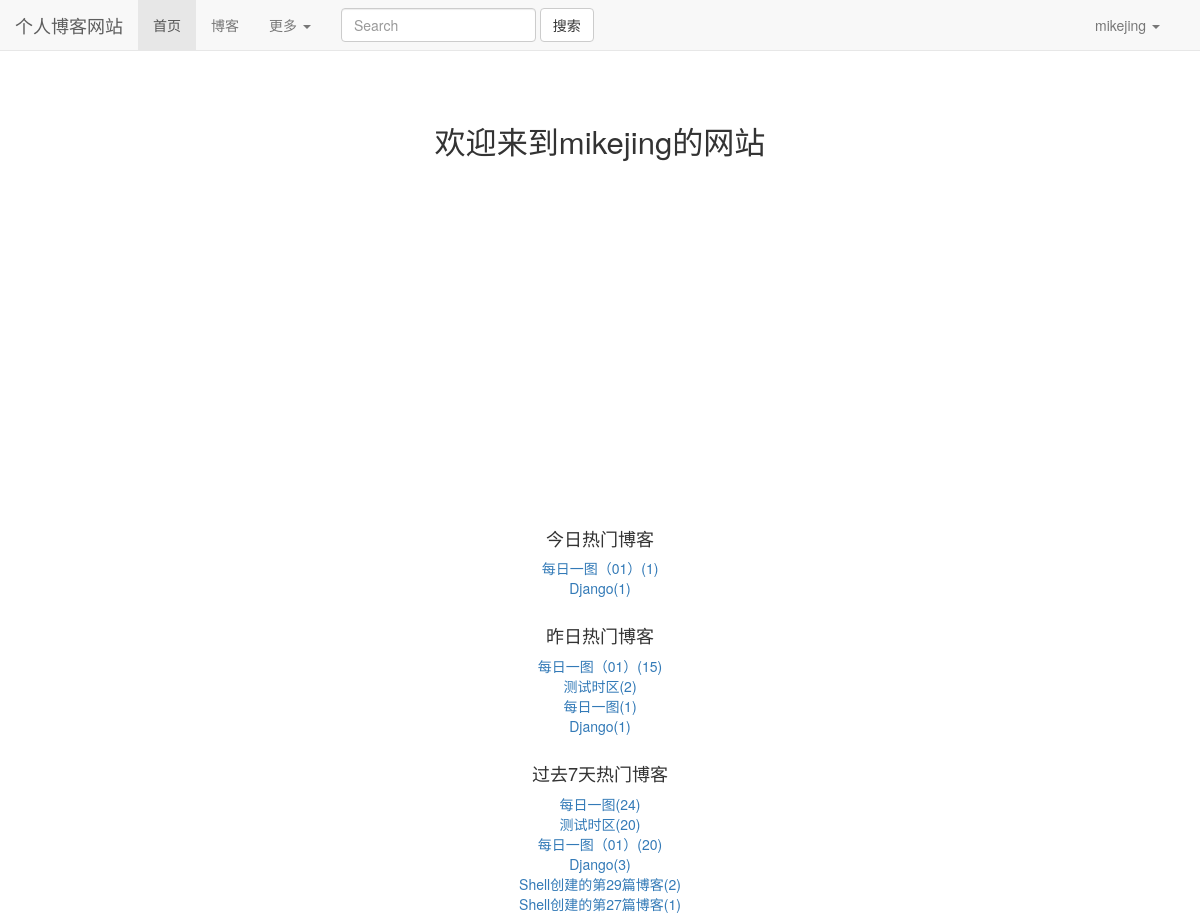
The app's page / (signed in) with its own data.
### read_statistics/models.py (models this page shows)
class ReadNumDetail(models.Model):
    read_date = models.DateField(default=timezone.now)
    read_num = models.IntegerField(default=0)
    content_type = models.ForeignKey(ContentType, on_delete=models.CASCADE)
    object_id = models.PositiveIntegerField()
    content_object = GenericForeignKey('content_type', 'object_id')

### blogs/models.py (models this page shows, shortened)
class Blog(models.Model,ReadNumExtension):
    title = models.CharField(max_length=50)
    blog_type = models.ForeignKey(BlogType, on_delete=models.CASCADE)
    content = RichTextUploadingField()
    author = models.ForeignKey(User, on_delete=models.CASCADE)
    create_time = models.DateTimeField(auto_now_add=True)
    last_update_time = models.DateTimeField(auto_now=True)
    readDetails = GenericRelation(ReadNumDetail)  # 反向关联获取
    class Meta:
        ordering = ['-create_time']

### mkjwebsite/views.py (the view)
# urls.py: 2. Add a URL to urlpatterns:  path('', views.home, name='home')
def home(request):
    contentType = ContentType.objects.get_for_model(Blog)
    context = {}
    dates, counts = get_seven_days_read_statistics(contentType)
    hot_7_days_blogs = cache.get("hot_7_days_blogs")
    if hot_7_days_blogs is None:
        print("没有缓存")
        hot_7_days_blogs = get_seven_hots_read_statistics()
        cache.set('hot_7_days_blogs', hot_7_days_blogs, 3600)
    else:
        print('读取缓存')
    context['seven_read_counts'] = counts
    context['dates'] = dates
    context['todays_hots'] = get_hot_today_read_statistics(contentType)
    context['yesterday_hots'] = get_hot_yestoday_read_statistics(contentType)
    context['seven_read_hots'] = hot_7_days_blogs
    print(context)
    return render(request, 'home.html', context)

### user/forms.py (shortened to what this page needs)
class LoginForm(forms.Form):
    username = forms.CharField(label='用户名',widget=forms.TextInput(attrs={'class':'form-control','placeholder':'请输入用户名'}))
    password = forms.CharField(label='密码', widget=forms.PasswordInput(attrs={'class':'form-control','placeholder':'请输入密码'}))

### mkjwebsite/views.py (called while the page is built)
def get_seven_hots_read_statistics():
    today = timezone.now().date()
    seven_days = today - datetime.timedelta(days=7)
    results = Blog.objects \
        .filter(readDetails__read_date__lt=today, readDetails__read_date__gte=seven_days) \
        .values('id', 'title') \
        .annotate(read_num_sum=Sum('readDetails__read_num')) \
        .order_by("-read_num_sum")
    print('七天数据:%s' % results)
    return results[:7]

### read_statistics/utils.py (called while the page is built)
def get_seven_days_read_statistics(contentType):
    today = timezone.now().date()
    sevens_counts = []
    dates = []
    for i in range(6, -1, -1):
        deltaDate = today - datetime.timedelta(days=i)
        dates.append(deltaDate.strftime("%m-%d"))
        read_details = ReadNumDetail.objects.filter(content_type=contentType, read_date=deltaDate)
        result = read_details.aggregate(read_sum=Sum('read_num'))
        sevens_counts.append(result['read_sum'] or 0)
    return dates, sevens_counts

def get_hot_today_read_statistics(contentType):
    today = timezone.now().date()
    results = ReadNumDetail.objects.filter(content_type=contentType, read_date=today).order_by('-read_num')
    return results[:2]

def get_hot_yestoday_read_statistics(contentType):
    today = timezone.now().date()
    yesterday = today - datetime.timedelta(days=1)
    results = ReadNumDetail.objects.filter(content_type=contentType, read_date=yesterday).order_by('-read_num')
    return results[:7]

### user/context_processors.py (called while the page is built)
def login_modal_form(request):
    return {'login_modal_form': LoginForm()}

### templates/home.html (shortened to what this page needs)
{% extends 'base.html' %}
{% load staticfiles %}
{% block cssstyle %}
    <link rel="stylesheet" href="{% static 'home.css' %}">
{% endblock %}
{% block home_active %}
    active
{% endblock %}
{% block content %}
    <h1 class="content">欢迎来到{{ user.username }}的网站</h1>
    <div id="container"></div>
    <div class="hot_blog">
        <h4>今日热门博客</h4>
        <ul>
            {% for read_detail in todays_hots %}
                <li><a href="{% url 'blogs_module:blog_details' read_detail.object_id %}">{{ read_detail.content_object.title }}({{ read_detail.read_num }})</a></li>
            {% empty %}
                暂无今日热门
            {% endfor %}
        </ul>
    </div>
    <div class="hot_blog">
        <h4>昨日热门博客</h4>
        <ul>
            {% for read_detail in yesterday_hots %}
                <li><a href="{% url 'blogs_module:blog_details' read_detail.object_id %}">{{ read_detail.content_object.title }}({{ read_detail.read_num }})</a></li>
            {% empty %}
                暂无今日热门
            {% endfor %}
        </ul>
    </div>
    <div class="hot_blog">
        <h4>过去7天热门博客</h4>
        <ul>
            {% for blog in seven_read_hots %}
                <li><a href="{% url 'blogs_module:blog_details' blog.id %}">{{ blog.title }}({{ blog.read_num_sum }})</a></li>
            {% empty %}
                暂无今日热门
            {% endfor %}
        </ul>
    </div>
{% endblock %}

### templates/base.html (shortened to what this page needs)
{% load staticfiles %}
<!DOCTYPE html>
<html lang="zh-CN">
<head>
    <link rel="stylesheet" href="{% static 'bootstrap-3.3-1.7-dist/css/bootstrap.min.css' %}">
    <link rel="stylesheet" href="{% static 'base.css' %}">
    {% block cssstyle %}{% endblock %}
</head>
<body>
<nav class="navbar navbar-default navbar-fixed-top">
    <div class="container-fluid">
        <div class="navbar-header">
            <a class="navbar-brand" href="{% url 'home' %}">个人博客网站</a>
        </div>
        <div class="collapse navbar-collapse" id="bs-example-navbar-collapse-1">
            <ul class="nav navbar-nav">
                <li class="{% block home_active %}{% endblock %}"><a href="{% url 'home' %}">首页</a></li>
                <li class="{% block blog_active %}{% endblock %}"><a href="{% url 'blogs_module:blog_index' %}">博客</a>
                </li>
                <li class="dropdown">
                    <a href="#" class="dropdown-toggle" data-toggle="dropdown" role="button" aria-haspopup="true"
                       aria-expanded="false">更多 <span class="caret"></span></a>
                </li>
            </ul>
            <form class="navbar-form navbar-left">
                <div class="form-group">
                    <input type="text" class="form-control" placeholder="Search">
                </div>
                <button type="submit" class="btn btn-default">搜索</button>
            </form>
            <ul class="nav navbar-nav navbar-right" style="margin-right: 10px">
                {% if not user.is_authenticated %}
                    <li><a href="{% url 'user:login' %}?from={{ request.get_full_path }}">登陆</a></li>
                    <li><a href="{% url 'user:register' %}?from={{ request.get_full_path }}">注册</a></li>
                {% else %}
                    <li class="dropdown">
                    <a href="#" class="dropdown-toggle" data-toggle="dropdown" role="button" aria-haspopup="true"
                       aria-expanded="false">{{ user.username }} <span class="caret"></span></a>
                    </li>
                {% endif %}
            </ul>
        </div>
    </div>
</nav>
{% block content %}
{% endblock %}
</body>
</html>

### static/base.css (style rules this page uses)
body { margin-top: 80px !important; }
* { padding: 0px; margin: 0px; }

### static/home.css (style rules this page uses)
.content { font-size: 222%; text-align: center; margin-top: 4em; margin-bottom: 2em; }
div#container { margin: 0 auto; height: 20em; min-width: 20em; max-width: 30em; }
.hot_blog { text-align: center; margin-top: 2em; }

### records on screen
ReadNumDetail: content_object "每日一图（01）", read_num "1"
ReadNumDetail: content_object "Django", read_num "1"
ReadNumDetail: content_object "每日一图（01）", read_num "15"
ReadNumDetail: content_object "测试时区", read_num "2"
ReadNumDetail: content_object "每日一图", read_num "1"
ReadNumDetail: content_object "Django", read_num "1"
Blog: title "Django", read_num_sum "3"

### other values on screen
{{ user.username }} "mikejing"
{{ blog.title }} "每日一图" "测试时区" "每日一图（01）" "Shell创建的第29篇博客" "Shell创建的第27篇博客"
{{ blog.read_num_sum }} "24" "20" "20" "2" "1"
